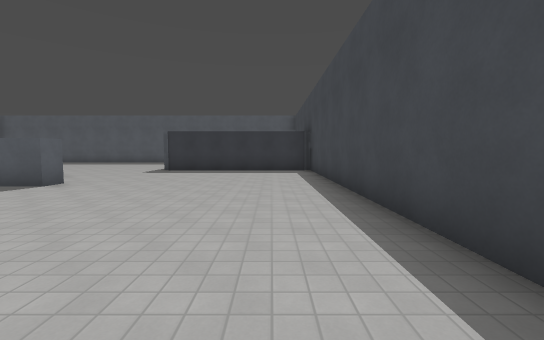
[1] (above)

14 first-person views from a walk through a Godot game level. The camera is 1.5 m above the floor, tilts 4° down and sees 90° across. The floor is counted in squares, 2 m on a side. Each view is taken from the middle of a square. On the plan, view 1 faces up. The plan holds only what a view shows up to about 10 squares ahead; the rest is blank. Surface patterns are stand-ins for the level's own textures.

[2]
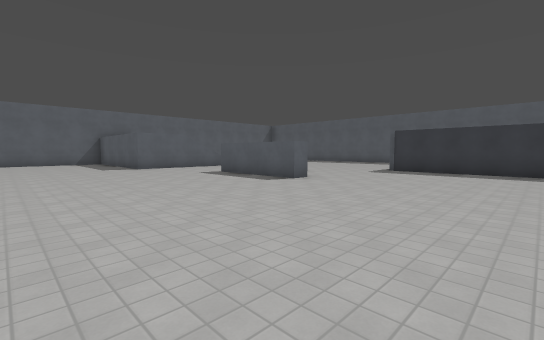

[3]
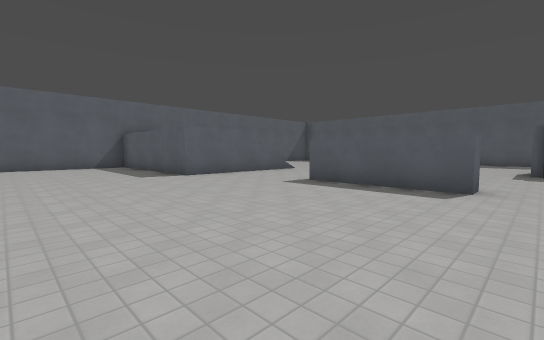

[4]
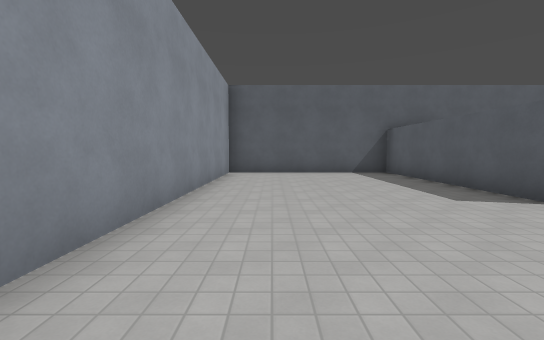

[5]
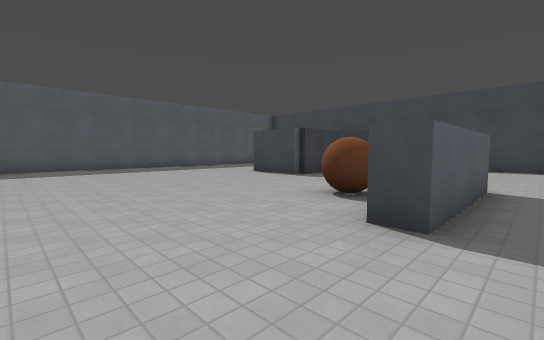

[6]
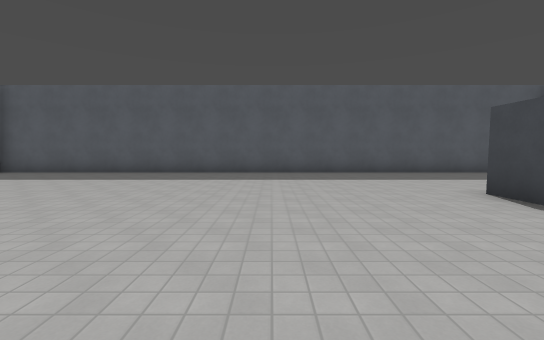

[7]
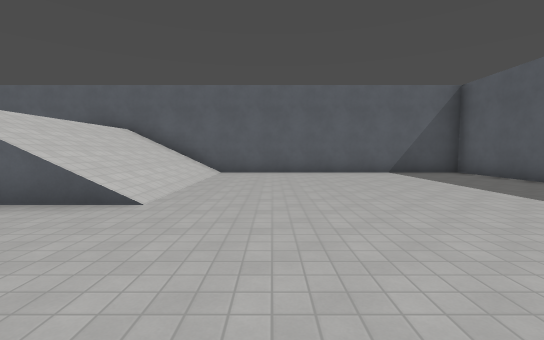

[8]
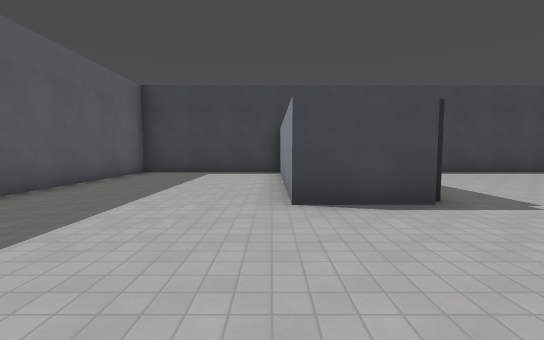

[9]
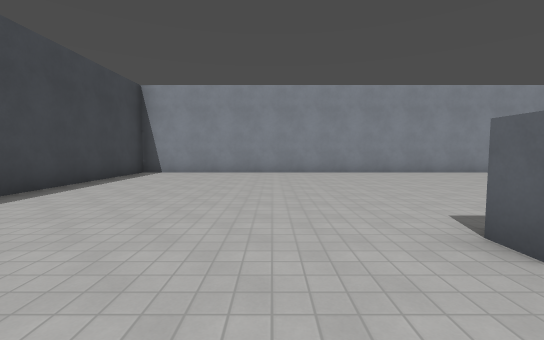

[10]
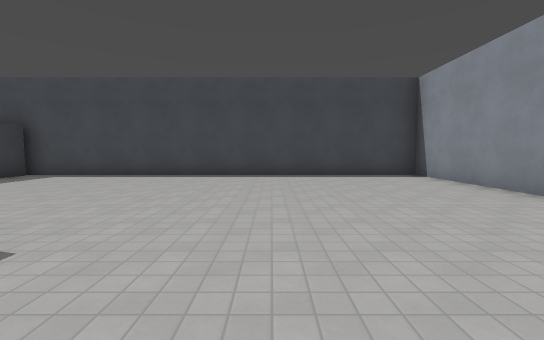

[11]
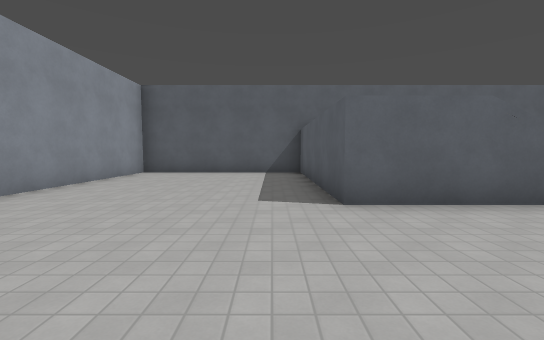

[12]
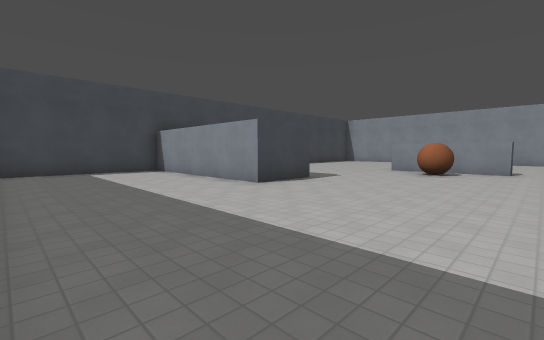

[13]
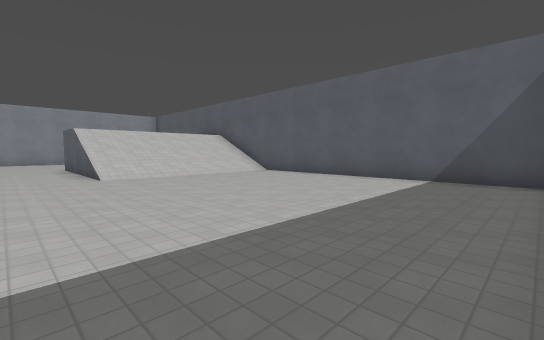

[14]
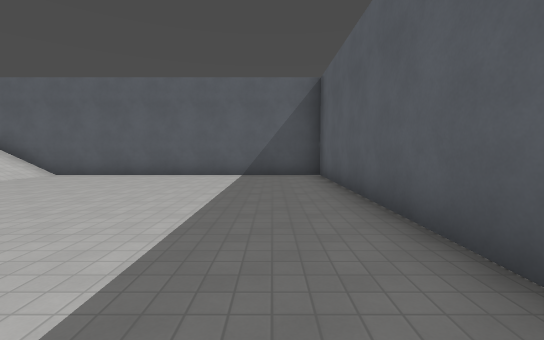

### Floor plan
Key: @ floor where view 1 was taken; # wall or solid block; . floor; / step, stairs or slope; = window, fence, low wall or low ledge; B ball.
Columns run from 18 left of view 1 to 2 right of it. Each row starts with its distance up from view 1.
 18 #####################
 17 #...................#
 16 #...................#
 15 #...................#
 14 #...................#
 13 #...................#
 12 #.............#######
 11 #.............#######
 10 #...................#
  9 #//////.............#
  8 #//////....B........#
  7 #//////....BB.......#
  6 #=///=#...####......#
  5 ##   ##.............#
  4 #######.............#
  3 #...................#
  2 #...................#
  1 #...................#
  0 #.................@.#
 -1 #...................#
 -2 #####################

Positions as (right, up) in squares from view 1, and headings:
1: (0, 0), facing up
2: (0, 0), facing up-left
3: (-4, 0), facing up-left
4: (-8, 0), facing left
5: (-11, 5), facing up-right
6: (-8, 8), facing up
7: (-8, 11), facing left
8: (-8, 13), facing right
9: (-3, 8), facing down
10: (-7, 3), facing right
11: (-8, 3), facing left
12: (-9, 17), facing down-right
13: (-10, 17), facing down-left
14: (-9, 16), facing left
